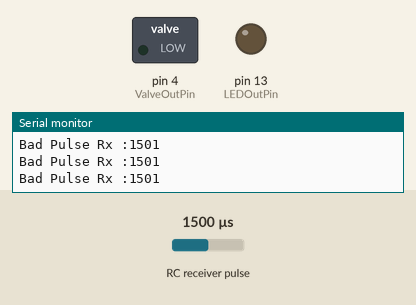
This sketch was run on a simulated Arduino Nano, built with avr-gcc and run on an emulated ATmega328P. On the bench: switched loads named in the sketch (green lamp = pin HIGH), output pins drawn as LEDs (lit = HIGH), the last lines printed to the serial monitor. Wiring (inferred from the names in the program): RC receiver channel: data pin 2. Inputs (shaded band) come from the test bench; at power-on: RC receiver pulse 1500 µs.

Above: at 0.8 s.
0.9 s: RC receiver pulse (sensor on pin 2) set to 1260 µs
2.4 s: RC receiver pulse (sensor on pin 2) set to 1242 µs
At 5.24 s:
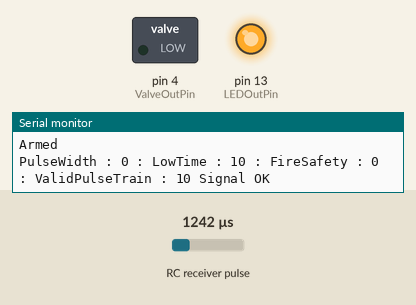
5.4 s: RC receiver pulse (sensor on pin 2) set to 1250 µs
At 5.56 s:
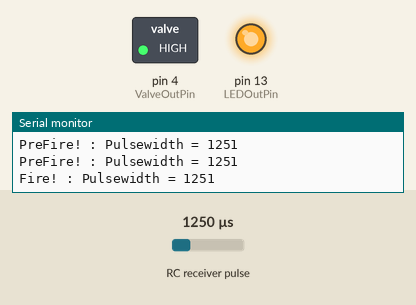
Timing chart, 0 to 14.4 s (numbered marks = the images above; inputs shaded):
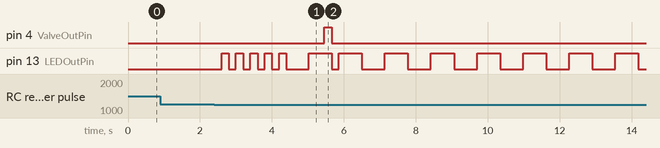

The sketch:

RC-Burket-Switch.ino
```cpp
// Servo switch for burket valves
// Jake Anderson 2018-05-14
// Don't kill yourself with it, let me know if you use it.
// This is set up for digital radios so it's very intolerant of bad signals
// Designed for an arduino nano, serial rate is 115200
// fast LED flashes during startup with RX of valid signal
// Slower LED flashes during operation with rx of valid signal
// designed for 50 PPS servo signals 1-2ms long

#define Version 0.21

// I/O setup
#define RCInputPin 2 // pin the reciever is connected to
#define LEDOutPin 13 // pin the status LED is connected to
#define ValveOutPin 4 // pin the fet switch to run the burket is connected to

// Tuning
#define TriggerPoint 1250 // 1250 what pulsewidth value do we need to fire (in microsconds - between 1000 and 2000 generally)
#define PulseOutTime 200 // how many ms we keep the output on for

//Safety Stuff, has defaults first in comments
#define FireSafetyReq 2 // 2 how many good pulses above the trigger value are needed (so a random high pulse won't trigger it)
#define LowPulsesReq 10 // 10 how many low pulses are needed between firings
#define FilterMod 32 // 32 at 50 pps servo rate 32 is ~2hz
#define StartupPulsesRequired 100 // 100 how may pulses below the trigger point are needed before starting, ensures trigger is off before running
#define MinPulse 900 // 900 min valid signal pulse
#define MaxPulse 2300 // 2300 max valid signal pulse
#define SignalLimit 10 // 10 how many good servo pulses are needed to say we have good signal.

byte ValidPulseTrain = 0; //how many good pulses have we recieved
bool SignalGood = false; // have we recieved enough good servo pulses to trust the input

void setup() {
  //spew serial stuff identifying the state and requirements for operation
  //then wait for StartupPulsesRequired (200) pulses between MinPulse (900) and TriggerPoint (1250) before leaving the init

  byte StartupPulses = 0;
  byte zeros = 0; // stop spewing zeros at startup with no signal

  int ch1; // Servo input values, in microseconds so use int

  pinMode(RCInputPin, INPUT); // Set our input pins as such
  pinMode(LEDOutPin, OUTPUT); // Set our output pins as such
  pinMode(ValveOutPin, OUTPUT); // Set our output pins as such

  Serial.begin(115200); // init serial high speed to minimise time in serial though it's meant to be non blocking now 2000000
  digitalWrite(LEDOutPin, LOW);
  digitalWrite(ValveOutPin, LOW);

  Serial.println("Servo switch starting");
  Serial.print("Version : ");
  Serial.println(Version);
  Serial.print("Trigger Point: ");
  Serial.println(TriggerPoint);
  Serial.print("LowPulses : ");
  Serial.println(LowPulsesReq + 1); // Base 0 correction
  Serial.print("FireSaftey Pulses Req : ");
  Serial.println(FireSafetyReq + 1); // Base 0 correction
  Serial.println();
  Serial.println("Pre Arm pulse Seq");

  while (StartupPulses < StartupPulsesRequired) {
    ch1 = pulseIn(RCInputPin, HIGH, 40000);
    if ((ch1 > MinPulse) && (ch1 < TriggerPoint)) { //signal is valid and below trigger
      StartupPulses++;
      if (StartupPulses % 10 == 0) {
        digitalWrite(LEDOutPin, !digitalRead(LEDOutPin));  //fast toggle LED pin during startup
        Serial.print(StartupPulses);
        Serial.print("/");
        Serial.println(StartupPulsesRequired);
      }
    } else {
      // invalid signal recieved
      if (ch1 == 0) {  // we get lots of zeros until the Rx has locked on
        zeros++;
        StartupPulses = 0;

        if (zeros % 64 == 0) {
          Serial.println("Zero input");
        }
      } else {
        StartupPulses = 0;
        Serial.print("Bad Pulse Rx :");
        Serial.println(ch1);
      }
    }
  }

  ValidPulseTrain = SignalLimit; // I mean you would hope so
  SignalGood = true;
  Serial.println("Armed");
}

void print_status(int PulseDuration, byte LowTimes, byte FireSafetyVal) {
  //prints some internal state, takes ValidPulseTrain and SignalGood from globals

  Serial.print("PulseWidth : ");
  Serial.print(PulseDuration);
  Serial.print(" : LowTime : ");
  Serial.print(LowTimes);
  Serial.print(" : FireSafety : ");
  Serial.print(FireSafetyVal);
  Serial.print(" : ValidPulseTrain : ");
  Serial.print(ValidPulseTrain);

  if (SignalGood) {
    Serial.println(" Signal OK");
  } else {
    Serial.println(" Signal BAD");
  }
}

void loop() {
  static byte LowTime = 0; //Number of valid low (< TriggerPoint) pulses we have recieved
  static byte FireSafety = 0; //require 3 high servo pulses before firing, prevent misfires
  static byte filter = 0; // used to only write out infrequently
  static bool PreFireFlag = false; //used during prefire to ensure sequential pulses not just noise

  int ch1; // Servo input values, in microseconds so use int


  //occasionally print status updates
  filter++;
  if (filter % FilterMod == 0) { // only print every nth time
    print_status(ch1, LowTime, FireSafety);
    if (SignalGood) {
      digitalWrite(LEDOutPin, !digitalRead(LEDOutPin));  //slower toggle LED pin during operation with good signal
    }
  }


  ch1 = pulseIn(RCInputPin, HIGH, 40000); // Read the pulse width of the servo, needs to be long because it spends most of it's time off.
  //2ms max on time * 50 pps = 100ms maximum on time per second.

  if ((ch1 > MinPulse) && (ch1 < MaxPulse)) {  // if signal is in range
    if (ValidPulseTrain < SignalLimit) {      // and if we are recovering from a bad pulse
      ValidPulseTrain++;                    // then add one to the valid pulse train
    }
  } else {
    SignalGood = false;                      //if the signal is out of range then kill everything for a while
    ValidPulseTrain = 0;
  }


  if (ValidPulseTrain == 10) {    //we have recieved at least SignalLimit of valid pulses in a row so signal is good
    SignalGood = true;
  }

  if (SignalGood) {
    //we are happy with the radio reception, do the actual processing

    if ((ch1 >= TriggerPoint) && (LowTime >= 10)) { // if it's been low for a while then allow fire
      Serial.print("PreFire! : Pulsewidth = ");
      Serial.println(ch1);

      if (FireSafety >= FireSafetyReq) { //we have had FireSafetyReq good fire pulses, watch for base 0, too many here makes a delay on firing
        Serial.print("Fire! : Pulsewidth = ");
        Serial.println(ch1);
        digitalWrite(LEDOutPin, HIGH);
        digitalWrite(ValveOutPin, HIGH);
        delay(PulseOutTime);
        digitalWrite(LEDOutPin, LOW);
        digitalWrite(ValveOutPin, LOW);
        LowTime = 0;
        FireSafety = 0;
      } else {
        FireSafety++;
      }
    }

    if ((LowTime < 10) && (ch1 < TriggerPoint)) {
      LowTime++;
    }

  }
}
```

Measured:
- the behaviour switches between 1249 and 1248 µs on RC receiver pulse (sensor on pin 2) (found by bisection; images 0 and 1)
- after the input at 2.4 s, pin 13 (LEDOutPin): goes 4 × (HIGH 0.20 s, LOW 0.20 s), HIGH 0.20 s, LOW 0.62 s, then HIGH, starting after 0.20 s
- after the input at 5.4 s, pin 4 (ValveOutPin): LOW → HIGH after 0.06 s, → LOW 0.20 s later
